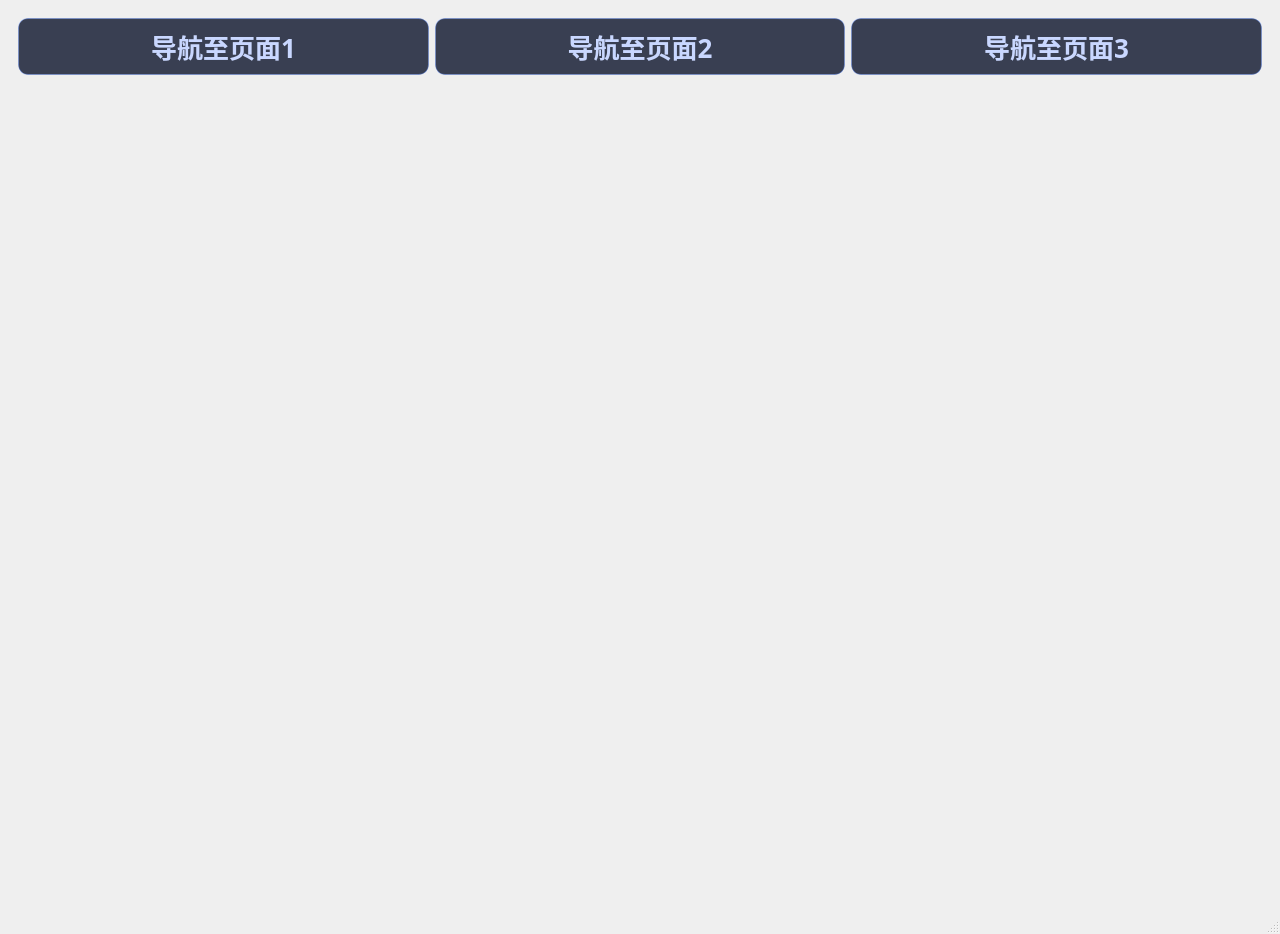
<?xml version="1.0" encoding="UTF-8"?>
<ui version="4.0">
 <class>MainWindow</class>
 <widget class="QMainWindow" name="MainWindow">
  <property name="geometry">
   <rect>
    <x>0</x>
    <y>0</y>
    <width>1280</width>
    <height>934</height>
   </rect>
  </property>
  <property name="windowTitle">
   <string>MainWindow</string>
  </property>
  <widget class="QWidget" name="centralwidget">
   <layout class="QVBoxLayout" name="verticalLayout">
    <item>
     <widget class="QWidget" name="widget" native="true">
      <property name="styleSheet">
       <string notr="true">QPushButton {
    min-height: 38px;
    padding: 8px 18px;

    color: #C9D7FF;
    background-color: rgba(18, 26, 48, 210);

    border: 1px solid rgba(80, 130, 255, 90);
    border-radius: 10px;

    font-size: 26px;
    font-weight: 600;
    text-align: center;
}

/* 鼠标悬停 */
QPushButton:hover {
    color: #FFFFFF;
    background-color: rgba(38, 56, 105, 230);

    border: 1px solid rgba(90, 170, 255, 180);
}

/* 鼠标按下 */
QPushButton:pressed {
    background-color: rgba(25, 38, 78, 240);
    border: 1px solid rgba(120, 210, 255, 220);
    padding-top: 10px;
    padding-left: 20px;
}

/* checkable 选中状态 */
QPushButton:checked {
    color: #FFFFFF;
    background-color: qlineargradient(
        x1:0, y1:0, x2:1, y2:0,
        stop:0 #2563EB,
        stop:0.55 #7C3AED,
        stop:1 #06B6D4
    );

    border: 1px solid rgba(180, 230, 255, 230);
    font-weight: 700;
}

/* 选中后再悬停 */
QPushButton:checked:hover {
    background-color: qlineargradient(
        x1:0, y1:0, x2:1, y2:0,
        stop:0 #3B82F6,
        stop:0.55 #8B5CF6,
        stop:1 #22D3EE
    );

    border: 1px solid rgba(220, 250, 255, 255);
}

/* 禁用状态 */
QPushButton:disabled {
    color: rgba(180, 190, 210, 90);
    background-color: rgba(30, 35, 45, 120);
    border: 1px solid rgba(120, 130, 150, 60);
}</string>
      </property>
      <layout class="QHBoxLayout" name="horizontalLayout_3">
       <item>
        <widget class="QPushButton" name="pb_navi_1">
         <property name="sizePolicy">
          <sizepolicy hsizetype="Minimum" vsizetype="Preferred">
           <horstretch>0</horstretch>
           <verstretch>0</verstretch>
          </sizepolicy>
         </property>
         <property name="font">
          <font>
           <family>微软雅黑</family>
           <pointsize>-1</pointsize>
           <weight>75</weight>
           <bold>true</bold>
          </font>
         </property>
         <property name="styleSheet">
          <string notr="true">QPushButton {
    min-height: 38px;
    padding: 8px 18px;

    color: #C9D7FF;
    background-color: rgba(18, 26, 48, 210);

    border: 1px solid rgba(80, 130, 255, 90);
    border-radius: 10px;

    font-size: 26px;
    font-weight: 600;
    text-align: center;
}

/* 鼠标悬停 */
QPushButton:hover {
    color: #FFFFFF;
    background-color: rgba(38, 56, 105, 230);

    border: 1px solid rgba(90, 170, 255, 180);
}

/* 鼠标按下 */
QPushButton:pressed {
    background-color: rgba(25, 38, 78, 240);
    border: 1px solid rgba(120, 210, 255, 220);
    padding-top: 10px;
    padding-left: 20px;
}

/* checkable 选中状态 */
QPushButton:checked {
    color: #FFFFFF;
    background-color: qlineargradient(
        x1:0, y1:0, x2:1, y2:0,
        stop:0 #2563EB,
        stop:0.55 #7C3AED,
        stop:1 #06B6D4
    );

    border: 1px solid rgba(180, 230, 255, 230);
    font-weight: 700;
}

/* 选中后再悬停 */
QPushButton:checked:hover {
    background-color: qlineargradient(
        x1:0, y1:0, x2:1, y2:0,
        stop:0 #3B82F6,
        stop:0.55 #8B5CF6,
        stop:1 #22D3EE
    );

    border: 1px solid rgba(220, 250, 255, 255);
}

/* 禁用状态 */
QPushButton:disabled {
    color: rgba(180, 190, 210, 90);
    background-color: rgba(30, 35, 45, 120);
    border: 1px solid rgba(120, 130, 150, 60);
}</string>
         </property>
         <property name="text">
          <string>导航至页面1</string>
         </property>
         <property name="checkable">
          <bool>true</bool>
         </property>
         <property name="autoExclusive">
          <bool>true</bool>
         </property>
        </widget>
       </item>
       <item>
        <widget class="QPushButton" name="pb_navi_2">
         <property name="sizePolicy">
          <sizepolicy hsizetype="Minimum" vsizetype="Preferred">
           <horstretch>0</horstretch>
           <verstretch>0</verstretch>
          </sizepolicy>
         </property>
         <property name="font">
          <font>
           <family>微软雅黑</family>
           <pointsize>-1</pointsize>
           <weight>75</weight>
           <bold>true</bold>
          </font>
         </property>
         <property name="styleSheet">
          <string notr="true">QPushButton {
    min-height: 38px;
    padding: 8px 18px;

    color: #C9D7FF;
    background-color: rgba(18, 26, 48, 210);

    border: 1px solid rgba(80, 130, 255, 90);
    border-radius: 10px;

    font-size: 26px;
    font-weight: 600;
    text-align: center;
}

/* 鼠标悬停 */
QPushButton:hover {
    color: #FFFFFF;
    background-color: rgba(38, 56, 105, 230);

    border: 1px solid rgba(90, 170, 255, 180);
}

/* 鼠标按下 */
QPushButton:pressed {
    background-color: rgba(25, 38, 78, 240);
    border: 1px solid rgba(120, 210, 255, 220);
    padding-top: 10px;
    padding-left: 20px;
}

/* checkable 选中状态 */
QPushButton:checked {
    color: #FFFFFF;
    background-color: qlineargradient(
        x1:0, y1:0, x2:1, y2:0,
        stop:0 #2563EB,
        stop:0.55 #7C3AED,
        stop:1 #06B6D4
    );

    border: 1px solid rgba(180, 230, 255, 230);
    font-weight: 700;
}

/* 选中后再悬停 */
QPushButton:checked:hover {
    background-color: qlineargradient(
        x1:0, y1:0, x2:1, y2:0,
        stop:0 #3B82F6,
        stop:0.55 #8B5CF6,
        stop:1 #22D3EE
    );

    border: 1px solid rgba(220, 250, 255, 255);
}

/* 禁用状态 */
QPushButton:disabled {
    color: rgba(180, 190, 210, 90);
    background-color: rgba(30, 35, 45, 120);
    border: 1px solid rgba(120, 130, 150, 60);
}</string>
         </property>
         <property name="text">
          <string>导航至页面2</string>
         </property>
         <property name="checkable">
          <bool>true</bool>
         </property>
         <property name="autoExclusive">
          <bool>true</bool>
         </property>
        </widget>
       </item>
       <item>
        <widget class="QPushButton" name="pb_navi_3">
         <property name="sizePolicy">
          <sizepolicy hsizetype="Minimum" vsizetype="Preferred">
           <horstretch>0</horstretch>
           <verstretch>0</verstretch>
          </sizepolicy>
         </property>
         <property name="font">
          <font>
           <family>微软雅黑</family>
           <pointsize>-1</pointsize>
           <weight>75</weight>
           <bold>true</bold>
          </font>
         </property>
         <property name="styleSheet">
          <string notr="true">QPushButton {
    min-height: 38px;
    padding: 8px 18px;

    color: #C9D7FF;
    background-color: rgba(18, 26, 48, 210);

    border: 1px solid rgba(80, 130, 255, 90);
    border-radius: 10px;

    font-size: 26px;
    font-weight: 600;
    text-align: center;
}

/* 鼠标悬停 */
QPushButton:hover {
    color: #FFFFFF;
    background-color: rgba(38, 56, 105, 230);

    border: 1px solid rgba(90, 170, 255, 180);
}

/* 鼠标按下 */
QPushButton:pressed {
    background-color: rgba(25, 38, 78, 240);
    border: 1px solid rgba(120, 210, 255, 220);
    padding-top: 10px;
    padding-left: 20px;
}

/* checkable 选中状态 */
QPushButton:checked {
    color: #FFFFFF;
    background-color: qlineargradient(
        x1:0, y1:0, x2:1, y2:0,
        stop:0 #2563EB,
        stop:0.55 #7C3AED,
        stop:1 #06B6D4
    );

    border: 1px solid rgba(180, 230, 255, 230);
    font-weight: 700;
}

/* 选中后再悬停 */
QPushButton:checked:hover {
    background-color: qlineargradient(
        x1:0, y1:0, x2:1, y2:0,
        stop:0 #3B82F6,
        stop:0.55 #8B5CF6,
        stop:1 #22D3EE
    );

    border: 1px solid rgba(220, 250, 255, 255);
}

/* 禁用状态 */
QPushButton:disabled {
    color: rgba(180, 190, 210, 90);
    background-color: rgba(30, 35, 45, 120);
    border: 1px solid rgba(120, 130, 150, 60);
}</string>
         </property>
         <property name="text">
          <string>导航至页面3</string>
         </property>
         <property name="checkable">
          <bool>true</bool>
         </property>
         <property name="autoExclusive">
          <bool>true</bool>
         </property>
        </widget>
       </item>
      </layout>
     </widget>
    </item>
    <item>
     <widget class="QStackedWidget" name="stackedWidget">
      <property name="currentIndex">
       <number>-1</number>
      </property>
     </widget>
    </item>
   </layout>
  </widget>
  <widget class="QMenuBar" name="menubar">
   <property name="geometry">
    <rect>
     <x>0</x>
     <y>0</y>
     <width>1280</width>
     <height>26</height>
    </rect>
   </property>
  </widget>
  <widget class="QStatusBar" name="statusbar"/>
 </widget>
 <resources/>
 <connections/>
</ui>
